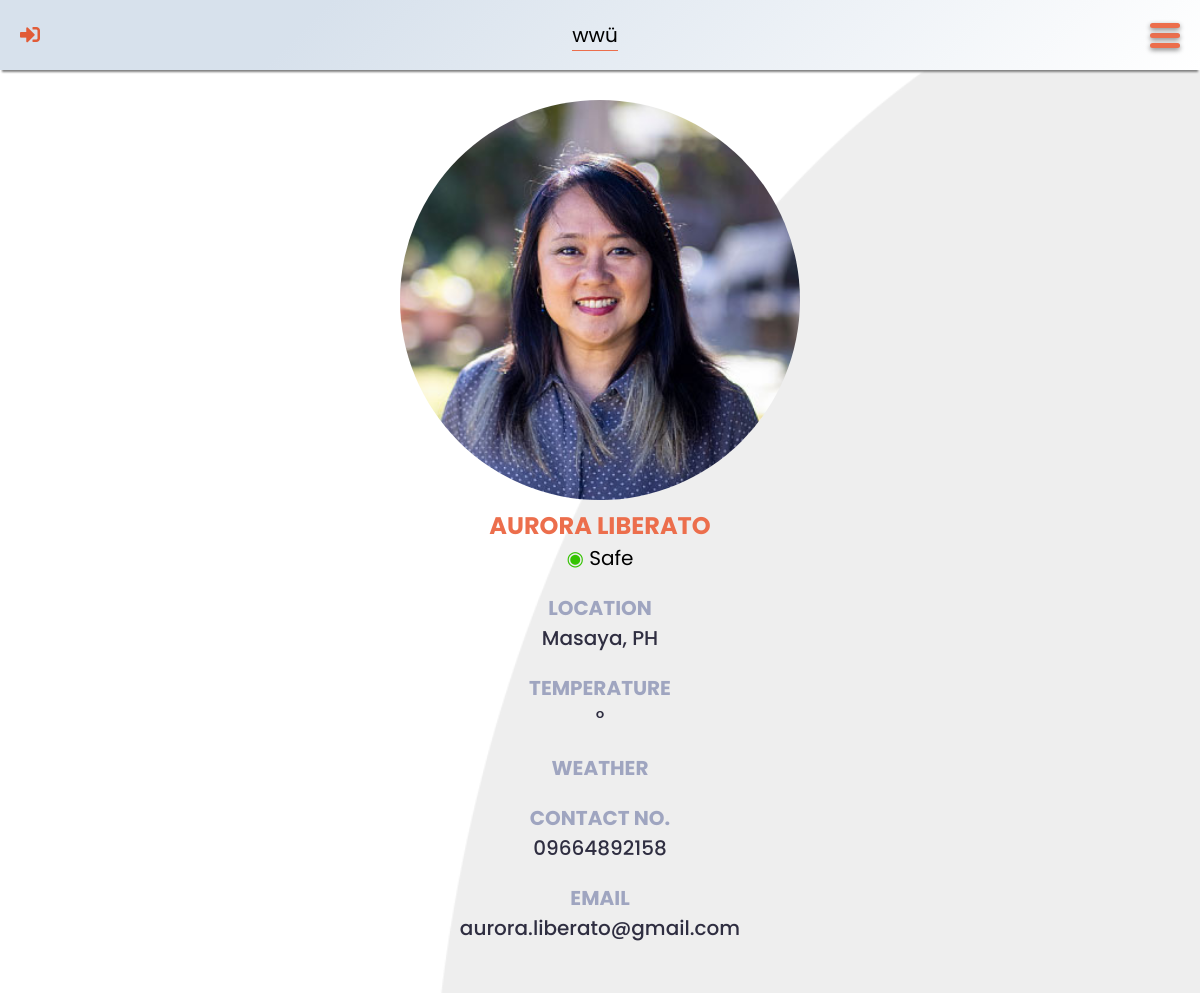
The app's page /friend.php?friend-id=5 with its own data.
### tables this page shows
CREATE TABLE `user` (
	`user_id` INT UNSIGNED AUTO_INCREMENT PRIMARY KEY,
	`fname` VARCHAR(50) NOT NULL,
	`lname` VARCHAR(50) NOT NULL,
	`contact_no` CHAR(13) NOT NULL,
	`location` VARCHAR(50) NOT NULL,
	`email` VARCHAR(100) NOT NULL UNIQUE,
	`password` VARCHAR(255) NOT NULL,
	`profile_picture` CHAR(12) DEFAULT 'default.jpg' NOT NULL ,
	`status` ENUM('Safe', 'Moderately Affected', 'Severely Affected') DEFAULT 'Safe' NOT NULL
);

### src/header.php (called while the page is built, shortened)
<?php
	if (isset($_SESSION["account-verified"])) {
		$user_id = $_SESSION["account-verified"];
		require_once "config/config.php";
		require_once "lib/database-handler.php";
		require_once "models/User.php";
		$user = new User();
		$account = $user->getUser($user_id);
		$fname = $account->fname;
		$location = $account->location;
		$icon = "out";
		$logInLogOut = "src/sign-out.php";
	}
	else {
		$user_id = $location = "";
		$fname = "wwü";
		$icon = "in";
	}
?>

### lib/database-handler.php (called while the page is built, shortened)
<?php
class Database {
	private $host = DB_HOST;
	private $dbname = DB_NAME;
	private $charset = DB_CHARSET;
	private $user = DB_USER;
	private $password = DB_PASSWORD;
	private $dbh;
	private $stmt;
	public function __construct() {
		$dsn = "mysql:host=".$this->host.";charset=".$this->charset.";dbname=".$this->dbname;
		$options = array (
			PDO::ATTR_PERSISTENT => true,
			PDO::ATTR_ERRMODE => PDO::ERRMODE_EXCEPTION,
			PDO::ATTR_ORACLE_NULLS => PDO::NULL_NATURAL
		);
		try {
			$this->dbh = new PDO($dsn, $this->user, $this->password, $options);
		}
		catch (PDOException $e) {
			$this->error = $e->getMessage()." in ".$e->getFile()." on line ".$e->getLine();
			$this->terminate();
		}
	}
	public function query($query) {
		$this->stmt = $this->dbh->prepare($query);
	}
	public function bind($param, $value, $type = null) {
		if (is_null($type)) {
			switch (true) {
				default:
					$type = PDO::PARAM_STR;
			}
		}
		$this->stmt->bindValue($param, $value, $type);
	}
	public function execute($message = "", $redirect = "") {
		try {
			return $this->stmt->execute();
		}
		catch (PDOException $e) {
			$this->logFile = "../src/log.txt";
			$this->error = $e->getMessage()." in ".$e->getFile()." on line ".$e->getLine();
			$this->logError();
		}
		finally {
			if ($redirect !== "") {
				$this->confirmQuery($message, $redirect);
			}
		}
	}
	public function resultRecord() {
		$this->execute();
		return $this->stmt->fetch(PDO::FETCH_OBJ);
	}
}

### models/User.php (called while the page is built, shortened)
<?php
class User {
	protected $db;
	public function __construct() {
		$this->db = new Database();
	}
	public function getUser($id) {
		$this->db->query("SELECT * FROM `user` WHERE `user_id` = ?");
		$this->db->bind(1, $id);
		return $this->db->resultRecord();
	}
}

### friend.php (the view, shortened to what this page needs)
<?php
	require_once "src/header.php";
	if (isset($_GET["friend-id"])) {
		$friend_id = $_GET["friend-id"];
		require_once "lib/database-handler.php";
		require_once "models/User.php";
		$user = new User();
		$f = $user->getUser($friend_id);
	}
	else {
		echo "<script>alert('Sorry, something went wrong!');</script>";
		echo "<script>window.location.href = 'friends.php'</script>";
	}
?>
<!DOCTYPE html>
<html lang="en">
<head>
	<link rel="stylesheet" type="text/css" href="css/all.min.css" />
	<link rel="stylesheet" type="text/css" href="css/general.css" />
	<link rel="stylesheet" type="text/css" href="css/outer-navigation-menu.css" />
	<link rel="stylesheet" type="text/css" href="css/weather-status.css" />
	<link rel="stylesheet" type="text/css" href="css/friend.css" />
</head>
<body>
	<header>
		<a href="login.html" class="fas fa-sign-<?php echo $icon; ?>-alt"></a>
		<div class="data">
			<p id="fname" data-user-id="<?php echo $user_id; ?>"><?php echo $fname; ?></p>
			<p id="location"><?php echo $location; ?></p>
		</div>
		<label for="check-menu" class="menu-button"><div class="menu-lines"></div></label>
	</header>
	<main>
		<section id="friend">
			<img src="img/profile-pictures/<?php echo $f->profile_picture; ?>" alt="Profile Picture" />
			<h2><?php echo $f->fname." ".$f->lname; ?></h2>
			<div>
				<span class="status <?php echo str_replace(" ", "-", strtolower($f->status)); ?>">&#9673;</span>
				<?php echo $f->status; ?>
			</div>
			<div id="friend-data">
				<div class="item">
					<div class="label">Location</div>
					<div id="friend-location" class="value"><?php echo $f->location; ?></div>
				</div>
				<div class="item">
					<div class="label">Temperature</div>
					<div id="temperature" class="value"><span class="value"></span>&#176; <span class="unit"></span></div>
				</div>
				<div class="item">
					<div class="label">Weather</div>
				</div>
				<div class="item">
					<div class="label">Contact No.</div>
					<div class="value"><a href="tel:<?php echo $f->contact_no; ?>"><?php echo $f->contact_no; ?></a></div>
				</div>
				<div class="item">
					<div class="label">Email</div>
					<div class="value"><a href="mailto:<?php echo $f->email; ?>"><?php echo $f->email; ?></a></div>
				</div>
			</div>
		</section>
	</main>
</body>
</html>

### css/general.css (style rules this page uses)
:root { --cadet-blue: #9fa5c0; --charade: #2f2e41; --dark-orange: #e15c38; --green: #34c300; --gun-powder: #3f3f56; --light-gray: #d3d3d3; --orange: #ec6e4c; --red: #ff0000; --saffron: #f5d23b; --sandy-brown: #f2a65a; --tall-poppy: #b2272b; }
* { -webkit-tap-highlight-color: transparent; box-sizing: border-box; font-family: "Poppins", sans-serif; margin: 0; padding: 0; }
h2 { color: var(--orange); font-weight: 700; margin: 0 0 10px 0; text-align: center; text-transform: uppercase; }
body { padding: env(safe-area-inset-top, 0px) env(safe-area-inset-right, 0px) env(safe-area-inset-bottom, 0px) env(safe-area-inset-left, 0px); font-size: 20px; }

### css/outer-navigation-menu.css (style rules this page uses)
header { align-items: center; background-image: linear-gradient(315deg, #ffffff 0%, #d7e1ec 74%); box-shadow: 0 4px 2px -2px gray; display: flex; height: 70px; justify-content: space-between; padding: 20px; position: fixed; top: 0; width: 100%; z-index: 20; }
header a { text-decoration: none; }
header .fas { color: var(--dark-orange); font-size: 20px; }
header .data p { margin: 0; text-align: center; }
#location { border-top: 1px solid var(--orange); color: var(--charade); font-family: "Baloo 2", sans-serif; font-size: 28px; font-weight: 700; line-height: 30px; margin-top: 2px; margin: 0; text-transform: uppercase; }
.menu-lines, .menu-lines::before, .menu-lines::after { background-color: var(--orange); border-radius: 5px; box-shadow: 0 2px 5px gray; height: 5px; transition: all 0.5s ease-in-out; width: 30px; }
.menu-lines::before, .menu-lines::after { content: ""; display: block; position: absolute; }
.menu-lines::before { transform: translateY(-10px); }
.menu-lines::after { transform: translateY(10px); }
section { padding: 100px 50px; }

### css/weather-status.css (style rules this page uses)
.safe { color: var(--green); }

### css/friend.css (style rules this page uses)
main { background-image: url("../img/light-gray-background.png"); background-position: center center; background-repeat: no-repeat; background-size: cover; }
section { padding: 100px 50px 50px 50px; }
#friend { text-align: center; }
#friend img { border-radius: 50%; width: 100%; }
h2 { margin-bottom: 0; }
#friend-data { text-align: left; }
div.label { color: var(--cadet-blue); font-weight: bold; margin-top: 20px; text-transform: uppercase; }
div.value { color: var(--charade); font-weight: 500; }
a { color: inherit; text-decoration: none; }
@media screen and (min-width: 550px) { #friend img { height: 50vh; width: auto; } }
@media screen and (min-width: 550px) { #friend h2 { font-size: 1.2em; } }
@media screen and (min-width: 550px) { #friend-data { text-align: center; } }

### records on screen
user: profile_picture (picture), fname "AURORA", lname "LIBERATO", status "Safe", location "Masaya, PH", contact_no "09664892158", email "aurora.liberato@gmail.com"

### other values on screen
$fname "wwü"
